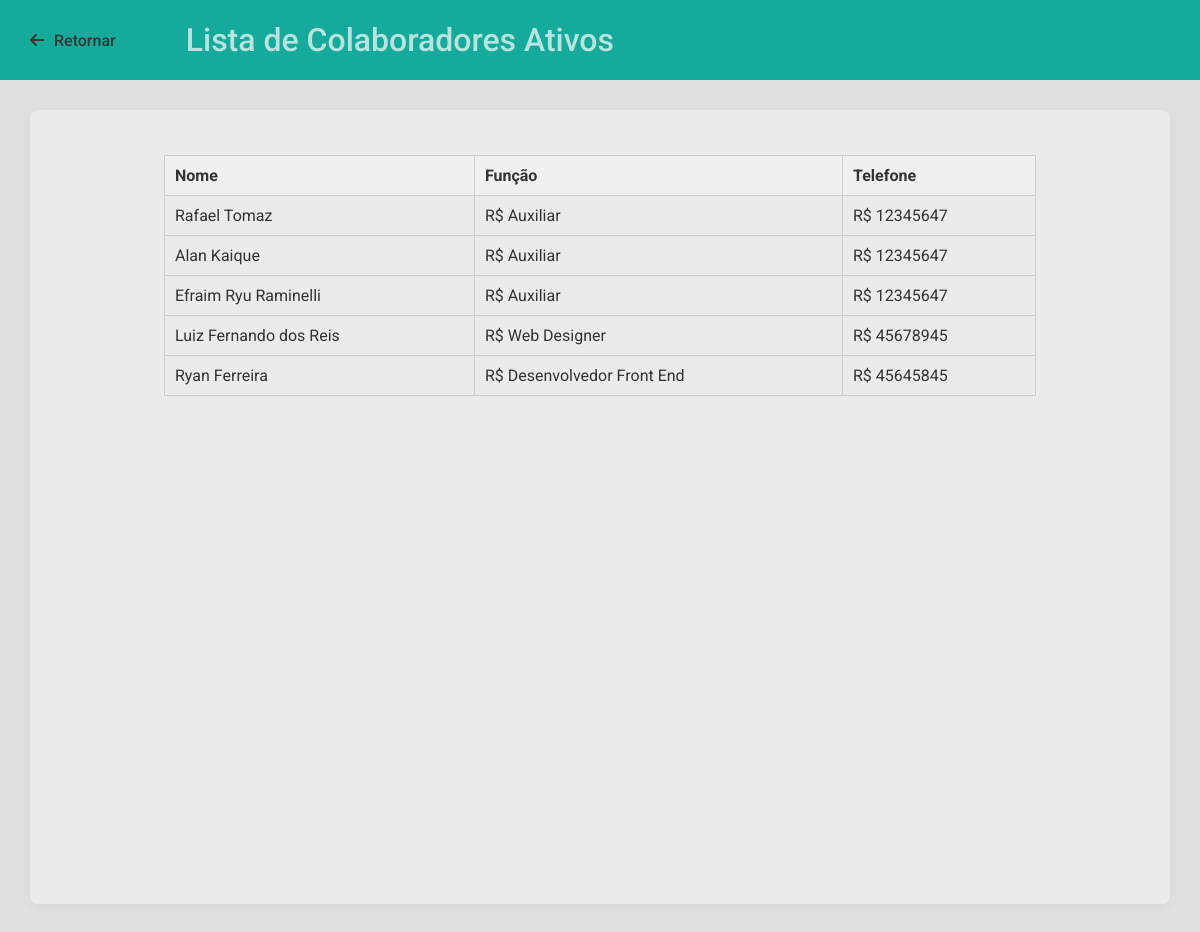
Screenshot of /colaboradores with the database file from the repository.
### core/models.py (models this page shows, shortened)
class Colaboradores(models.Model):
    nome = models.CharField("Nome", max_length = 100)
    telefone = models.CharField("Telefone", max_length = 100)
    cpf = models.CharField("CPF", max_length=100)
    funcao = models.CharField("Função", max_length=100)
    contratacao = models.DateField("Data de Contratação")

### core/views.py (the view)
# urls.py: path('colaboradores' , colaboradores),
def colaboradores(request):
    colaboradores = Colaboradores.objects.all()
    context = {
        'colaboradores': colaboradores
    }
    return render(request , 'colaboradores.html', context)

### core/templates/colaboradores.html (shortened to what this page needs)
<!DOCTYPE html>
<html lang="en">
  <head>
    <link
      rel="stylesheet"
      href="https://cdnjs.cloudflare.com/ajax/libs/font-awesome/6.7.2/css/all.min.css"
    />
  </head>
  <body>
    <nav>
      <i class="fa-solid fa-arrow-left"><a href="/">Retornar</a></i>
      <p>Lista de Colaboradores Ativos</p>
    </nav>
    <div class="main-content">
      <div class="content-section">
    <table>
        <thead>
            <tr>
                <th>Nome</th>
                <th>Função</th>
                <th>Telefone</th>
            </tr>
        </thead>
        <tbody>
            {% for colaborador in colaboradores %}
                <tr>
                    <td>{{ colaborador.nome }}</td>
                    <td>R$ {{ colaborador.funcao }}</td>
                    <td>R$ {{ colaborador.telefone }}</td>
                </tr>
            {% empty %}
                <tr>
                    <td colspan="3">Nenhum colaborador encontrado.</td>
                </tr>
            {% endfor %}
        </tbody>
    </table>
      </div>
    </div>
  </body>
</html>

### core/templates/colaboradores.html (style rules this page uses)
* { margin: 0; padding: 0; font-family: "Roboto", sans-serif; text-decoration: none; }
body { background-color: #e0e0e0; color: #333; }
nav { display: flex; flex-flow: row nowrap; justify-content: start; align-items: center; gap: 30px; background-color: #15aa9b; height: 80px; position: sticky; top: 0; }
nav > i { padding: 30px; font-weight: 500; color: #353635; }
nav > i > a { text-decoration: none; padding: 30px 10px; font-weight: 500; color: #353635; }
nav > p { font-size: 2rem; font-weight: 500; color: #b7e4df; }
.main-content { flex: 1; padding: 30px; }
.content-section { background-color: rgb(235, 235, 235); height: 93vh; border-radius: 8px; box-shadow: 0 2px 10px rgba(0, 0, 0, 0.05); padding: 25px; }
table { border-collapse: collapse; width: 80%; margin: 20px auto; }
th, td { border: 1px solid #ccc; padding: 10px; text-align: left; }
th { background-color: #f0f0f0; }

### rows the page displays
Colaboradores: nome "Rafael Tomaz", funcao "Auxiliar", telefone "12345647"
Colaboradores: nome "Alan Kaique", funcao "Auxiliar", telefone "12345647"
Colaboradores: nome "Efraim Ryu Raminelli", funcao "Auxiliar", telefone "12345647"
Colaboradores: nome "Luiz Fernando dos Reis", funcao "Web Designer", telefone "45678945"
Colaboradores: nome "Ryan Ferreira", funcao "Desenvolvedor Front End", telefone "45645845"
